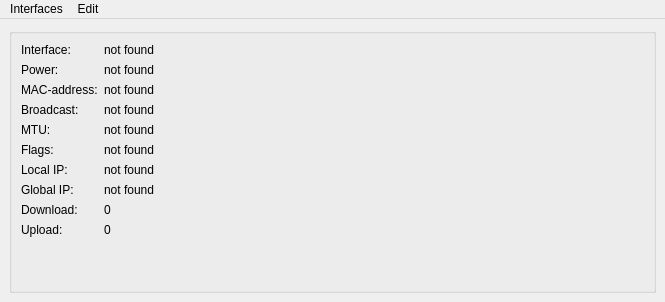
<?xml version="1.0" encoding="UTF-8"?>
<ui version="4.0">
 <class>MainWindow</class>
 <widget class="QMainWindow" name="MainWindow">
  <property name="geometry">
   <rect>
    <x>0</x>
    <y>0</y>
    <width>665</width>
    <height>302</height>
   </rect>
  </property>
  <property name="windowTitle">
   <string>NetowrkSeeker</string>
  </property>
  <property name="windowIcon">
   <iconset resource="resources.qrc">
    <normaloff>:/images/images/eye-scanner.png</normaloff>:/images/images/eye-scanner.png</iconset>
  </property>
  <widget class="QWidget" name="centralwidget">
   <layout class="QGridLayout" name="gridLayout">
    <item row="1" column="0" colspan="2">
     <widget class="QGroupBox" name="groupBox">
      <property name="title">
       <string/>
      </property>
      <layout class="QFormLayout" name="formLayout">
       <item row="0" column="0">
        <widget class="QLabel" name="label_2">
         <property name="text">
          <string>Interface:</string>
         </property>
        </widget>
       </item>
       <item row="0" column="1">
        <widget class="QLabel" name="name">
         <property name="text">
          <string>not found</string>
         </property>
        </widget>
       </item>
       <item row="1" column="0">
        <widget class="QLabel" name="label_5">
         <property name="text">
          <string>Power:</string>
         </property>
        </widget>
       </item>
       <item row="1" column="1">
        <widget class="QLabel" name="operstate">
         <property name="text">
          <string>not found</string>
         </property>
        </widget>
       </item>
       <item row="2" column="0">
        <widget class="QLabel" name="label_3">
         <property name="text">
          <string>MAC-address:</string>
         </property>
        </widget>
       </item>
       <item row="2" column="1">
        <widget class="QLabel" name="mac">
         <property name="text">
          <string>not found</string>
         </property>
        </widget>
       </item>
       <item row="3" column="0">
        <widget class="QLabel" name="label">
         <property name="text">
          <string>Broadcast:</string>
         </property>
        </widget>
       </item>
       <item row="3" column="1">
        <widget class="QLabel" name="broadcast">
         <property name="text">
          <string>not found</string>
         </property>
        </widget>
       </item>
       <item row="4" column="0">
        <widget class="QLabel" name="label_4">
         <property name="text">
          <string>MTU:</string>
         </property>
        </widget>
       </item>
       <item row="4" column="1">
        <widget class="QLabel" name="mtu">
         <property name="text">
          <string>not found</string>
         </property>
        </widget>
       </item>
       <item row="5" column="0">
        <widget class="QLabel" name="label_6">
         <property name="text">
          <string>Flags:</string>
         </property>
        </widget>
       </item>
       <item row="5" column="1">
        <widget class="QLabel" name="flags">
         <property name="text">
          <string>not found</string>
         </property>
        </widget>
       </item>
       <item row="6" column="0">
        <widget class="QLabel" name="label_7">
         <property name="text">
          <string>Local IP:</string>
         </property>
        </widget>
       </item>
       <item row="6" column="1">
        <widget class="QLabel" name="local_ip">
         <property name="text">
          <string>not found</string>
         </property>
        </widget>
       </item>
       <item row="7" column="0">
        <widget class="QLabel" name="label_8">
         <property name="text">
          <string>Global IP:</string>
         </property>
        </widget>
       </item>
       <item row="7" column="1">
        <widget class="QLabel" name="global_ip">
         <property name="text">
          <string>not found</string>
         </property>
        </widget>
       </item>
       <item row="8" column="0">
        <widget class="QLabel" name="label_9">
         <property name="text">
          <string>Download:</string>
         </property>
        </widget>
       </item>
       <item row="8" column="1">
        <widget class="QLabel" name="rx_bytes">
         <property name="text">
          <string>0</string>
         </property>
        </widget>
       </item>
       <item row="9" column="0">
        <widget class="QLabel" name="label_10">
         <property name="text">
          <string>Upload:</string>
         </property>
        </widget>
       </item>
       <item row="9" column="1">
        <widget class="QLabel" name="tx_bytes">
         <property name="text">
          <string>0</string>
         </property>
        </widget>
       </item>
      </layout>
     </widget>
    </item>
   </layout>
  </widget>
  <widget class="QMenuBar" name="menubar">
   <property name="geometry">
    <rect>
     <x>0</x>
     <y>0</y>
     <width>665</width>
     <height>23</height>
    </rect>
   </property>
   <widget class="QMenu" name="interfaces">
    <property name="title">
     <string>Interfaces</string>
    </property>
   </widget>
   <widget class="QMenu" name="update">
    <property name="title">
     <string>Edit</string>
    </property>
    <addaction name="actionUpdate"/>
    <addaction name="actionSettings"/>
   </widget>
   <addaction name="interfaces"/>
   <addaction name="update"/>
  </widget>
  <action name="actionUpdate">
   <property name="text">
    <string>Update</string>
   </property>
  </action>
  <action name="actionSettings">
   <property name="text">
    <string>Settings</string>
   </property>
  </action>
 </widget>
 <resources>
  <include location="resources.qrc"/>
 </resources>
 <connections/>
</ui>
